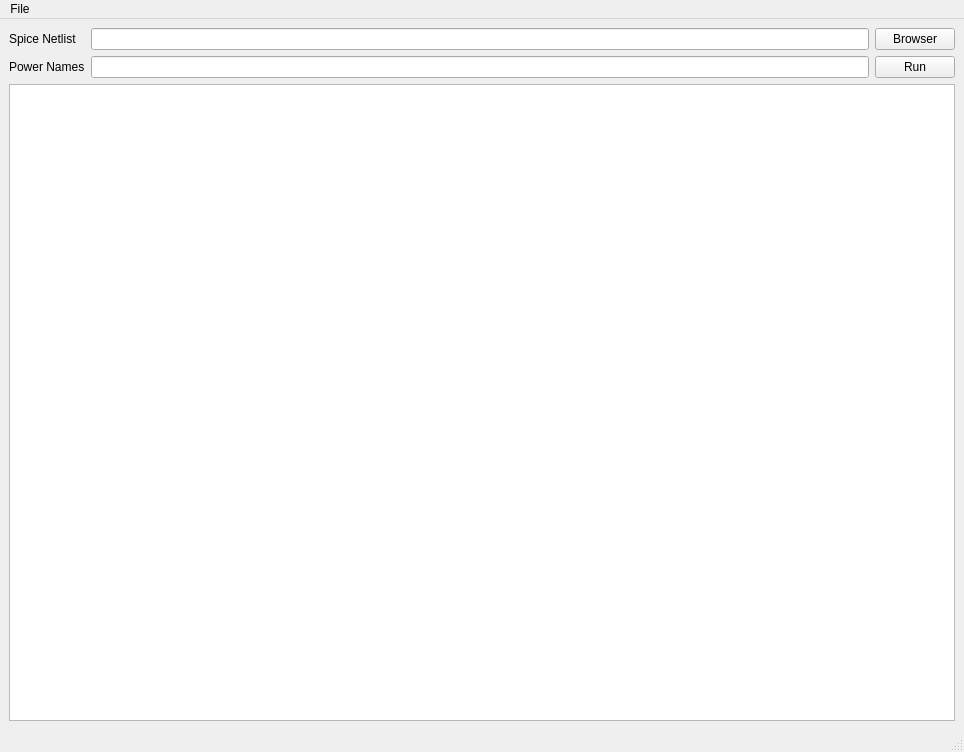
<?xml version="1.0" encoding="UTF-8"?>
<ui version="4.0">
 <class>MainWindow</class>
 <widget class="QMainWindow" name="MainWindow">
  <property name="geometry">
   <rect>
    <x>0</x>
    <y>0</y>
    <width>964</width>
    <height>752</height>
   </rect>
  </property>
  <property name="windowTitle">
   <string>MainWindow</string>
  </property>
  <widget class="QWidget" name="centralwidget">
   <layout class="QVBoxLayout" name="verticalLayout_5">
    <item>
     <layout class="QVBoxLayout" name="verticalLayout_4">
      <item>
       <layout class="QHBoxLayout" name="horizontalLayout">
        <item>
         <layout class="QVBoxLayout" name="verticalLayout">
          <item>
           <widget class="QLabel" name="label">
            <property name="text">
             <string>Spice Netlist</string>
            </property>
           </widget>
          </item>
          <item>
           <widget class="QLabel" name="label_2">
            <property name="text">
             <string>Power Names</string>
            </property>
           </widget>
          </item>
         </layout>
        </item>
        <item>
         <layout class="QVBoxLayout" name="verticalLayout_2">
          <item>
           <widget class="QLineEdit" name="filename"/>
          </item>
          <item>
           <widget class="QLineEdit" name="powers"/>
          </item>
         </layout>
        </item>
        <item>
         <layout class="QVBoxLayout" name="verticalLayout_3">
          <item>
           <widget class="QPushButton" name="browser">
            <property name="text">
             <string>Browser</string>
            </property>
           </widget>
          </item>
          <item>
           <widget class="QPushButton" name="run">
            <property name="text">
             <string>Run</string>
            </property>
           </widget>
          </item>
         </layout>
        </item>
       </layout>
      </item>
      <item>
       <widget class="QTextEdit" name="textedit"/>
      </item>
     </layout>
    </item>
   </layout>
  </widget>
  <widget class="QMenuBar" name="menubar">
   <property name="geometry">
    <rect>
     <x>0</x>
     <y>0</y>
     <width>964</width>
     <height>19</height>
    </rect>
   </property>
   <widget class="QMenu" name="menuFile">
    <property name="title">
     <string>File</string>
    </property>
    <addaction name="actionSave"/>
    <addaction name="actionQuit"/>
   </widget>
   <addaction name="menuFile"/>
  </widget>
  <widget class="QStatusBar" name="statusbar"/>
  <action name="actionSave">
   <property name="text">
    <string>Save</string>
   </property>
  </action>
  <action name="actionQuit">
   <property name="text">
    <string>Quit</string>
   </property>
  </action>
 </widget>
 <resources/>
 <connections>
  <connection>
   <sender>actionQuit</sender>
   <signal>triggered()</signal>
   <receiver>MainWindow</receiver>
   <slot>close()</slot>
   <hints>
    <hint type="sourcelabel">
     <x>-1</x>
     <y>-1</y>
    </hint>
    <hint type="destinationlabel">
     <x>481</x>
     <y>375</y>
    </hint>
   </hints>
  </connection>
 </connections>
</ui>
